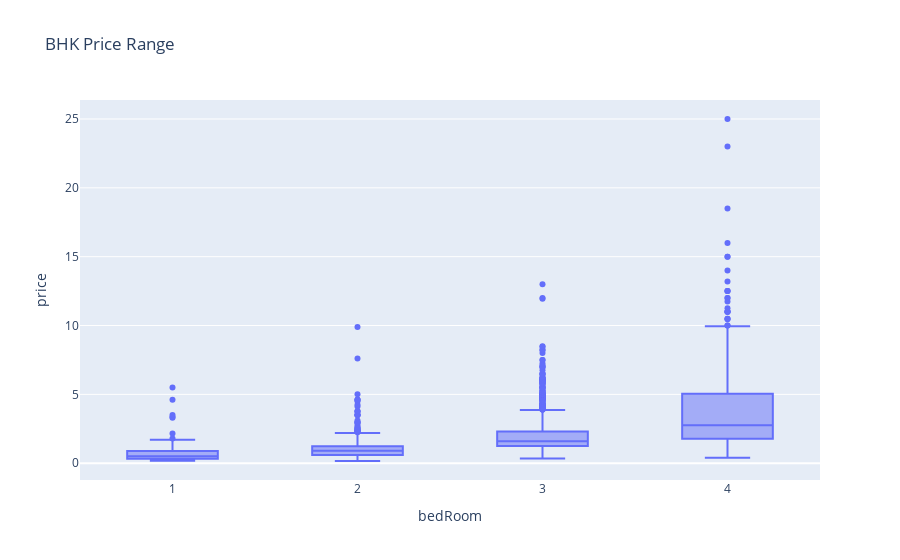

The notebook cell saved with this chart:
### Code cell
temp_df = df[df['bedRoom'] <= 4]
# Create side-by-side boxplots of the total bill amounts by day
fig = px.box(temp_df, x='bedRoom', y='price', title='BHK Price Range')

# Show the plot
fig.show()

### Figure 1 — Plotly figure (JSON) as saved in the notebook; plotly's stock layout.template omitted (floating-point values rounded to 4 significant figures; data arrays with more than 128 entries replaced by an {"elided": "..."} marker saying what was removed)
{"data": [{"alignmentgroup": "True", "hovertemplate": "bedRoom=%{x}<br>price=%{y}<extra></extra>", "legendgroup": "", "marker": {"color": "#636efa"}, "name": "", "notched": false, "offsetgroup": "", "orientation": "v", "showlegend": false, "type": "box", "x": {"elided": "3033 int values"}, "x0": " ", "xaxis": "x", "y": {"elided": "3033 float values"}, "y0": " ", "yaxis": "y"}], "layout": {"boxmode": "group", "legend": {"tracegroupgap": 0}, "title": {"text": "BHK Price Range"}, "xaxis": {"anchor": "y", "domain": [0, 1], "title": {"text": "bedRoom"}}, "yaxis": {"anchor": "x", "domain": [0, 1], "title": {"text": "price"}}}}
